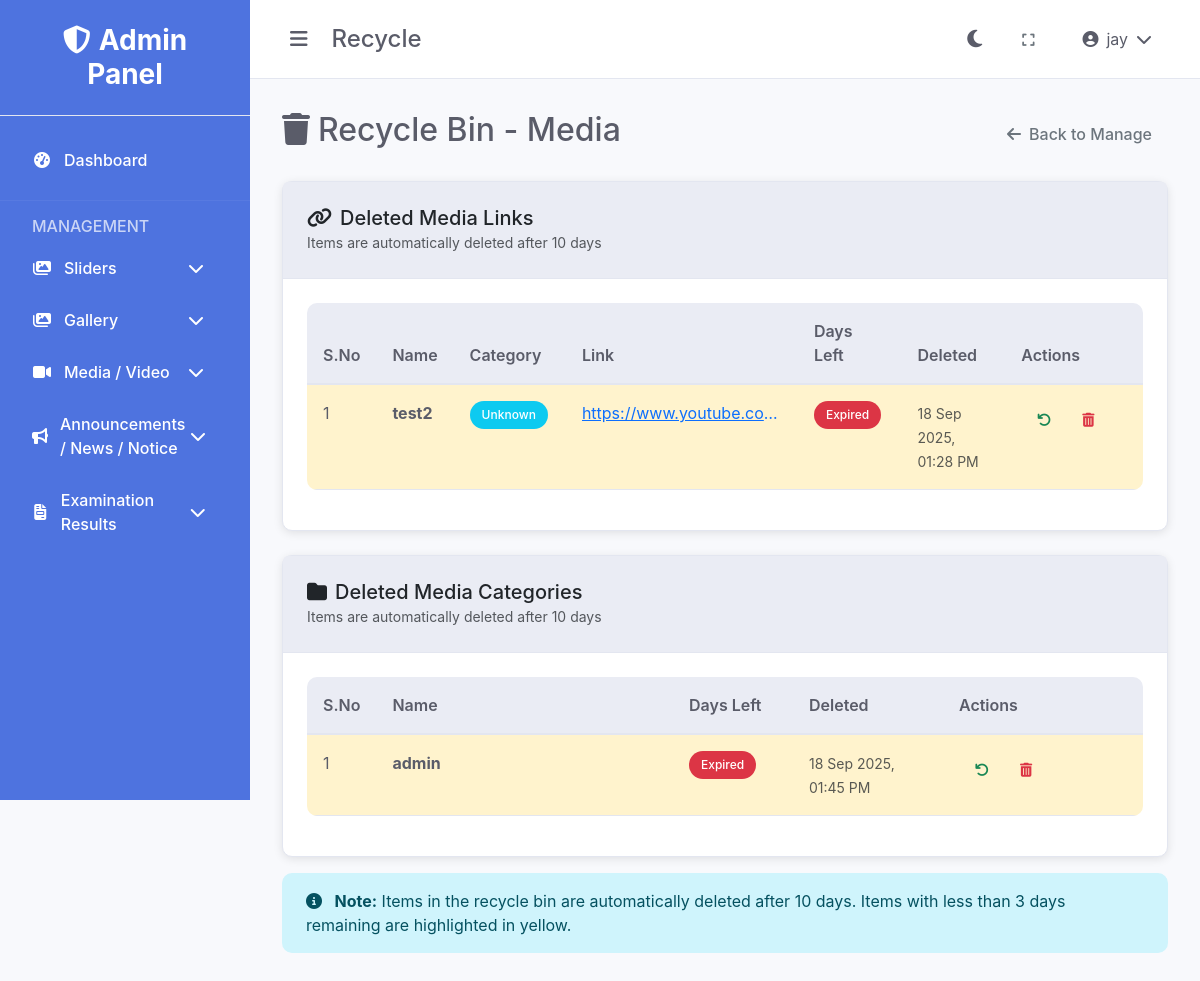
Page /media/recycle.php (signed in) on the earlier database version.
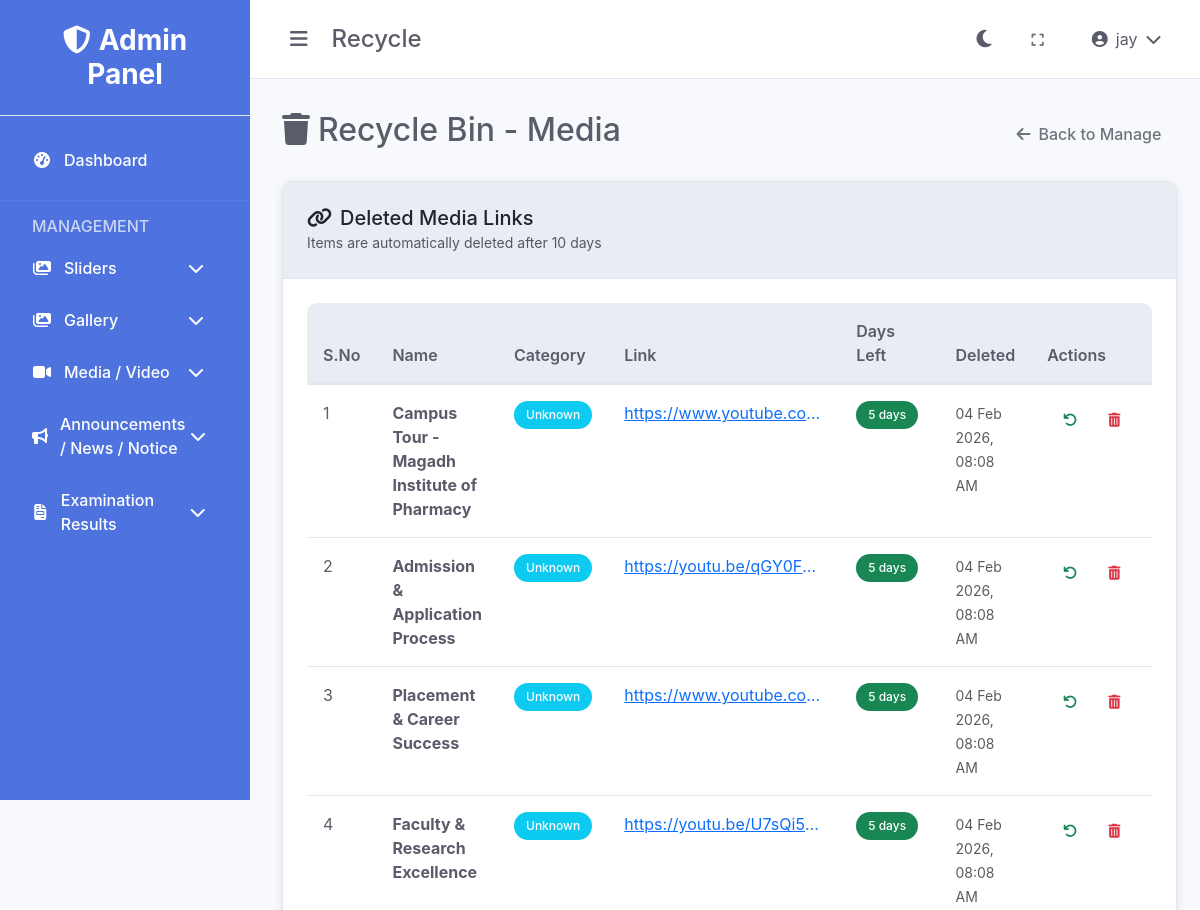
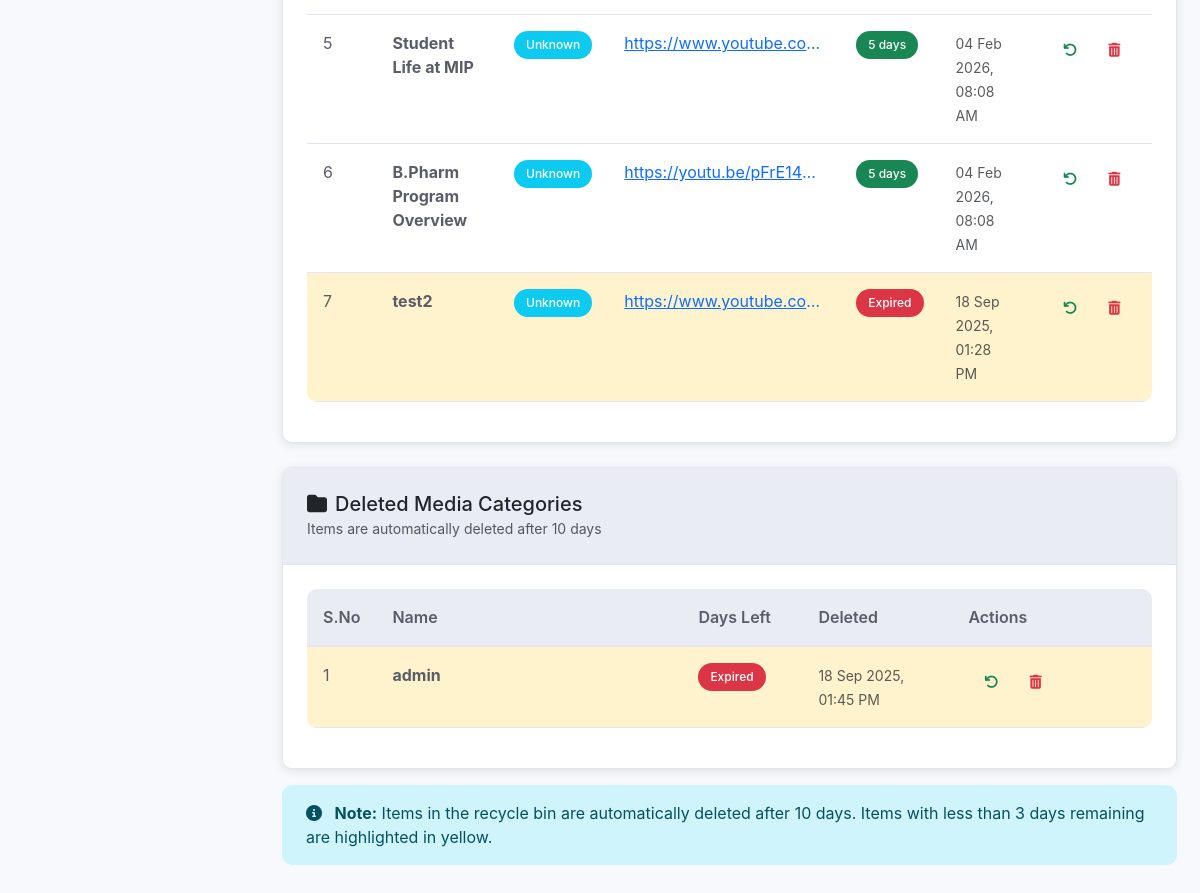
Same page on the later database version (2 pictures, top to bottom).
### tables this page shows
CREATE TABLE IF NOT EXISTS `media_links_recycle` (
  `id` int(11) NOT NULL AUTO_INCREMENT,
  `original_id` int(11) DEFAULT NULL,
  `category_id` int(11) DEFAULT NULL,
  `name` varchar(255) NOT NULL,
  `link_url` text NOT NULL,
  `deleted_at` timestamp NOT NULL DEFAULT CURRENT_TIMESTAMP,
  `deleted_by` int(11) DEFAULT NULL,
  PRIMARY KEY (`id`),
  KEY `deleted_by` (`deleted_by`)
);

CREATE TABLE IF NOT EXISTS `media_categories_recycle` (
  `id` int(11) NOT NULL AUTO_INCREMENT,
  `original_id` int(11) DEFAULT NULL,
  `name` varchar(255) NOT NULL,
  `deleted_at` timestamp NOT NULL DEFAULT CURRENT_TIMESTAMP,
  `deleted_by` int(11) DEFAULT NULL,
  PRIMARY KEY (`id`),
  KEY `deleted_by` (`deleted_by`)
);

### includes/functions.php (called while the page is built, shortened)
<?php
function getBaseUrl() {
    $protocol = isset($_SERVER['HTTPS']) && $_SERVER['HTTPS'] === 'on' ? 'https' : 'http';
    $host = $_SERVER['HTTP_HOST'];
    $scriptPath = $_SERVER['SCRIPT_NAME'];
    $adminPanelPos = strpos($scriptPath, '/control-dashboard');
    if ($adminPanelPos !== false) {
        $basePath = substr($scriptPath, 0, $adminPanelPos + strlen('/control-dashboard'));
        $path = substr($basePath, 0, $adminPanelPos);
    } else {
        $path = '';
    }
    return $protocol . '://' . $host . $path;
}
function getAssetUrl($path = '') {
    $baseUrl = getBaseUrl();
    $adminPath = '/control-dashboard';
    $path = ltrim($path, '/');
    return $baseUrl . $adminPath . '/assets/' . $path;
}
function formatDate($date) {
    return date('d M Y, h:i A', strtotime($date));
}
?>

### media/recycle.php (the view, shortened to what the rows shown need)
<?php
require_once '../config/database.php';
require_once '../includes/functions.php';
$links_sql = "SELECT mlr.*, mcr.name as category_name, DATEDIFF(NOW(), mlr.deleted_at) as days_in_bin
              FROM media_links_recycle mlr
              LEFT JOIN media_categories_recycle mcr ON mlr.category_id = mcr.id
              ORDER BY mlr.deleted_at DESC";
$links_result = $conn->query($links_sql);
if ($links_result === false) {
    $error = "Failed to fetch recycled links: " . $conn->error;
    $recycled_links = [];
} else {
    $recycled_links = $links_result->fetch_all(MYSQLI_ASSOC);
}
$categories_sql = "SELECT *, DATEDIFF(NOW(), deleted_at) as days_in_bin FROM media_categories_recycle ORDER BY deleted_at DESC";
$categories_result = $conn->query($categories_sql);
$recycled_categories = $categories_result->fetch_all(MYSQLI_ASSOC);
?>
<!DOCTYPE html>
<html lang="en">
<head>
    <link href="https://cdn.jsdelivr.net/npm/bootstrap@5.3.0/dist/css/bootstrap.min.css" rel="stylesheet">
    <link href="https://cdnjs.cloudflare.com/ajax/libs/font-awesome/6.4.0/css/all.min.css" rel="stylesheet">
    <link href="<?php echo getAssetUrl('css/style.css'); ?>" rel="stylesheet">
</head>
<body data-theme="light">
    <div class="admin-layout">
        <div class="main-content">
            <div class="content">
                <div class="d-flex justify-content-between align-items-center mb-4">
                    <h2><i class="fas fa-trash me-2"></i>Recycle Bin - Media</h2>
                </div>
                <div class="card mb-4">
                    <div class="card-body">
                        <?php if (empty($recycled_links)): ?>
                            <div class="text-center py-3">
                                <i class="fas fa-link fa-2x text-muted mb-2"></i>
                                <p class="text-muted mb-0">No deleted media links found.</p>
                            </div>
                        <?php else: ?>
                            <div class="table-responsive">
                                <table class="table table-hover">
                                    <thead>
                                        <tr>
                                            <th width="50">S.No</th>
                                            <th>Name</th>
                                            <th width="120">Category</th>
                                            <th>Link</th>
                                            <th width="120">Days Left</th>
                                            <th width="150">Deleted</th>
                                            <th width="200">Actions</th>
                                        </tr>
                                    </thead>
                                    <tbody>
                                        <?php foreach ($recycled_links as $index => $link): ?>
                                            <tr class="<?php echo $link['days_in_bin'] >= 7 ? 'table-warning' : ''; ?>">
                                                <td><?php echo $index + 1; ?></td>
                                                <td>
                                                    <strong><?php echo htmlspecialchars($link['name']); ?></strong>
                                                </td>
                                                <td>
                                                    <span class="badge bg-info"><?php echo htmlspecialchars($link['category_name'] ?: 'Unknown'); ?></span>
                                                </td>
                                                <td>
                                                    <a href="<?php echo htmlspecialchars($link['link_url']); ?>"
                                                       target="_blank" class="text-truncate d-inline-block"
                                                       style="max-width: 200px;" title="<?php echo htmlspecialchars($link['link_url']); ?>">
                                                        <?php echo htmlspecialchars($link['link_url']); ?>
                                                    </a>
                                                </td>
                                                <td>
                                                    <?php
                                                    $days_left = 10 - $link['days_in_bin'];
                                                    if ($days_left <= 0): ?>
                                                        <span class="badge bg-danger">Expired</span>
                                                    <?php elseif ($days_left <= 3): ?>
                                                        <span class="badge bg-warning"><?php echo $days_left; ?> days</span>
                                                    <?php else: ?>
                                                        <span class="badge bg-success"><?php echo $days_left; ?> days</span>
                                                    <?php endif; ?>
                                                </td>
                                                <td>
                                                    <small class="text-muted">
                                                        <?php echo formatDate($link['deleted_at']); ?>
                                                    </small>
                                                </td>
                                                <td>
                                                    <div class="btn-group" role="group">
                                                        <a href="?restore_link=<?php echo $link['id']; ?>"
                                                           class="btn btn-sm btn-outline-success"
                                                           title="Restore"
                                                           onclick="return confirm('Are you sure you want to restore this link?')">
                                                            <i class="fas fa-undo"></i>
                                                        </a>
                                                        <a href="?delete_link=<?php echo $link['id']; ?>"
                                                           class="btn btn-sm btn-outline-danger"
                                                           title="Permanently Delete"
                                                           onclick="return confirm('Are you sure you want to permanently delete this link? This action cannot be undone.')">
                                                            <i class="fas fa-trash-alt"></i>
                                                        </a>
                                                    </div>
                                                </td>
                                            </tr>
                                        <?php endforeach; ?>
                                    </tbody>
                                </table>
                            </div>
                        <?php endif; ?>
                    </div>
                </div>
                <div class="card">
                    <div class="card-body">
                        <?php if (empty($recycled_categories)): ?>
                            <div class="text-center py-3">
                                <i class="fas fa-folder fa-2x text-muted mb-2"></i>
                                <p class="text-muted mb-0">No deleted media categories found.</p>
                            </div>
                        <?php else: ?>
                            <div class="table-responsive">
                                <table class="table table-hover">
                                    <thead>
                                        <tr>
                                            <th width="50">S.No</th>
                                            <th>Name</th>
                                            <th width="120">Days Left</th>
                                            <th width="150">Deleted</th>
                                            <th width="200">Actions</th>
                                        </tr>
                                    </thead>
                                    <tbody>
                                        <?php foreach ($recycled_categories as $index => $category): ?>
                                            <tr class="<?php echo $category['days_in_bin'] >= 7 ? 'table-warning' : ''; ?>">
                                                <td><?php echo $index + 1; ?></td>
                                                <td>
                                                    <strong><?php echo htmlspecialchars($category['name']); ?></strong>
                                                </td>
                                                <td>
                                                    <?php
                                                    $days_left = 10 - $category['days_in_bin'];
                                                    if ($days_left <= 0): ?>
                                                        <span class="badge bg-danger">Expired</span>
                                                    <?php elseif ($days_left <= 3): ?>
                                                        <span class="badge bg-warning"><?php echo $days_left; ?> days</span>
                                                    <?php else: ?>
                                                        <span class="badge bg-success"><?php echo $days_left; ?> days</span>
                                                    <?php endif; ?>
                                                </td>
                                                <td>
                                                    <small class="text-muted">
                                                        <?php echo formatDate($category['deleted_at']); ?>
                                                    </small>
                                                </td>
                                                <td>
                                                    <div class="btn-group" role="group">
                                                        <a href="?restore_category=<?php echo $category['id']; ?>"
                                                           class="btn btn-sm btn-outline-success"
                                                           title="Restore"
                                                           onclick="return confirm('Are you sure you want to restore this category?')">
                                                            <i class="fas fa-undo"></i>
                                                        </a>
                                                        <a href="?delete_category=<?php echo $category['id']; ?>"
                                                           class="btn btn-sm btn-outline-danger"
                                                           title="Permanently Delete"
                                                           onclick="return confirm('Are you sure you want to permanently delete this category? This action cannot be undone.')">
                                                            <i class="fas fa-trash-alt"></i>
                                                        </a>
                                                    </div>
                                                </td>
                                            </tr>
                                        <?php endforeach; ?>
                                    </tbody>
                                </table>
                            </div>
                        <?php endif; ?>
                    </div>
                </div>
            </div>
        </div>
    </div>
</body>
</html>

Differences in the rows shown:
added media_links_recycle: name "Campus Tour - Magadh Institute of Pharmacy", category_name "Unknown", link_url "https://www.youtube.co…", days_left "5", deleted_at "04 Feb 2026, 08:08 AM"
added media_links_recycle: name "Admission & Application Process", category_name "Unknown", link_url "https://youtu.be/qGY0F…", days_left "5", deleted_at "04 Feb 2026, 08:08 AM"
added media_links_recycle: name "Placement & Career Success", category_name "Unknown", link_url "https://www.youtube.co…", days_left "5", deleted_at "04 Feb 2026, 08:08 AM"
added media_links_recycle: name "Faculty & Research Excellence", category_name "Unknown", link_url "https://youtu.be/U7sQi5…", days_left "5", deleted_at "04 Feb 2026, 08:08 AM"
added media_links_recycle: name "Student Life at MIP", category_name "Unknown", link_url "https://www.youtube.co…", days_left "5", deleted_at "04 Feb 2026, 08:08 AM"
added media_links_recycle: name "B.Pharm Program Overview", category_name "Unknown", link_url "https://youtu.be/pFrE14…", days_left "5", deleted_at "04 Feb 2026, 08:08 AM"
